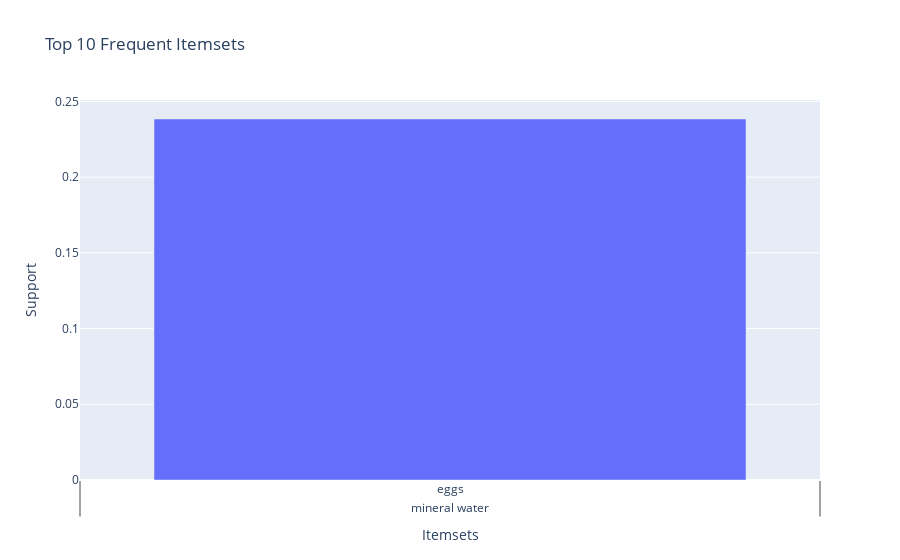

Here is the notebook cell this chart was saved with:
### Code cell
import plotly.express as px

# Alternatively, convert to lists if you prefer
frequent_itemsets['itemsets'] = frequent_itemsets['itemsets'].apply(lambda x: list(x))

# Sort the DataFrame by 'support' in descending order
frequent_itemsets = frequent_itemsets.sort_values(by='support', ascending=False)

# Create the bar plot
fig = px.bar(
    frequent_itemsets.head(10),
    x='itemsets',
    y='support',
    title='Top 10 Frequent Itemsets',
    labels={'itemsets': 'Itemsets', 'support': 'Support'},
    hover_data=['itemsets', 'support']
)

# Show the plot
fig.show()

### Figure 1 — Plotly figure (JSON) as saved in the notebook; plotly's stock layout.template omitted (floating-point values rounded to 4 significant figures)
{"data": [{"alignmentgroup": "True", "hovertemplate": "Itemsets=%{x}<br>Support=%{y}<extra></extra>", "legendgroup": "", "marker": {"color": "#636efa", "pattern": {"shape": ""}}, "name": "", "offsetgroup": "", "orientation": "v", "showlegend": false, "textposition": "auto", "type": "bar", "x": [["mineral water"], ["eggs"], ["spaghetti"], ["french fries"], ["chocolate"], ["green tea"], ["milk"], ["ground beef"], ["frozen vegetables"], ["pancakes"]], "xaxis": "x", "y": [0.2384, 0.1797, 0.1741, 0.1709, 0.1638, 0.1321, 0.1296, 0.09825, 0.09532, 0.09505], "yaxis": "y"}], "layout": {"autosize": true, "barmode": "relative", "legend": {"tracegroupgap": 0}, "title": {"text": "Top 10 Frequent Itemsets"}, "xaxis": {"anchor": "y", "autorange": true, "domain": [0, 1], "range": [-0.5, 0.5], "title": {"text": "Itemsets"}, "type": "multicategory"}, "yaxis": {"anchor": "x", "autorange": true, "domain": [0, 1], "range": [0, 0.2509], "title": {"text": "Support"}, "type": "linear"}}}
